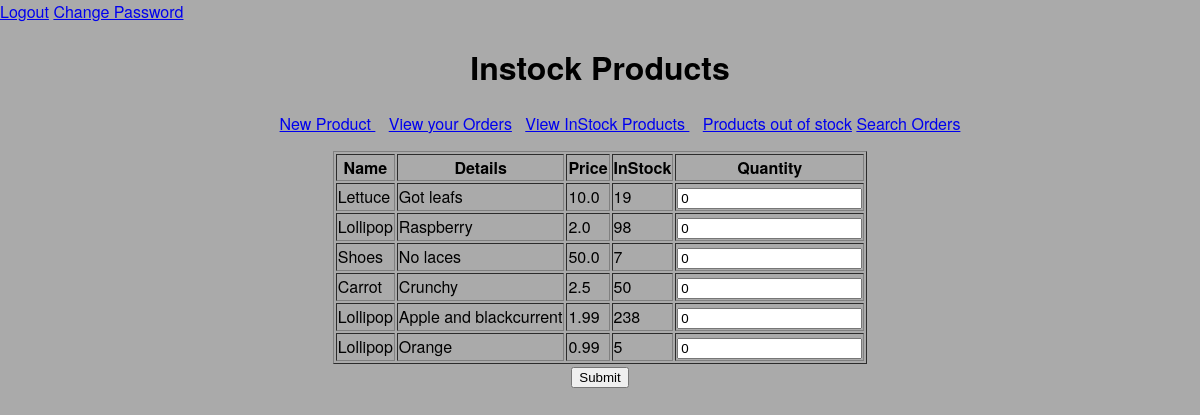
/products_inStock (signed in), run on the app's committed database.
### app/models.py (models this page shows)
class items(db.Model):
    Id = db.Column(db.Integer, primary_key=True)
    Name = db.Column(db.String(50), index=True, unique=False, nullable=False)
    Details = db.Column(db.String(500), index=True, unique=False, nullable=False)
    Price = db.Column(db.Float, default=False, nullable=False)
    InStock = db.Column(db.Integer, default=False, nullable=False)
    orderItems = db.relationship('orders', backref='orders', lazy=True)

### app/views.py (the view)
@app.route('/products_inStock', methods=['GET', 'POST'])
def products_inStock():
    if logged_in():
        qry = models.items.query.filter(models.items.InStock>=1)
        results = qry.all()
        columnNames = ["Name", "Details", "Price", "InStock"]
        return render_template('results_wC.html', columns =columnNames, items = results,title = "Instock Products", header1 = "Instock Products" )
    else:
        return redirect('/login')

### app/views.py (called while the page is built)
def logged_in():
    if not session.get('logged_in') or session.get('session_ID')==0 or session.get('session_ID') == None:
        with open("info.log","a") as fo:
            fo.write("Attempt to view page not logged in.  [{}] \n".format(datetime.datetime.now()) )
        return False
    else:
        return True

### app/templates/results_wC.html (shortened to what this page needs)
{% extends "base.html" %}
 {% block content %}
<form action = "/" method="POST">
 <table id="table" border="1">
  <thead>
     {%- for column in columns %}
     <th>
       {{ column }}
     </th>
     {%- endfor %}
   <th>
     Quantity
   </th>
  </thead>
  <tbody>
  {%- for row in items %}
     <tr>
       {%- for column in columns %}
          <td>
            {{ row|attr(column) }}
          </td>
       {%- endfor %}
       <td>
         <input type="integer" name = "{{row.Id}}" value=0>
       </td>
     </tr>
  {%- endfor %}
  </tbody>
  </table>
  <input type="submit" value="Submit">
  </form>
{% endblock %}

### app/static/CSS/main.css (style rules this page uses)
body { background-color: #AAA; margin: 0; padding: 0; font-family: "Helvetica Neue", Helvetica, Arial, sans-serif; }

### data on the page
items: columns "Lettuce" "Got leafs" "10.0" "19"
items: columns "Lollipop" "Raspberry" "2.0" "98"
items: columns "Shoes" "No laces" "50.0" "7"
items: columns "Carrot" "Crunchy" "2.5" "50"
items: columns "Lollipop" "Apple and blackcurrent" "1.99" "238"
items: columns "Lollipop" "Orange" "0.99" "5"

### other printed values
{{ header1 }} "Instock Products"
{{ column }} "Name" "Details" "Price" "InStock"
